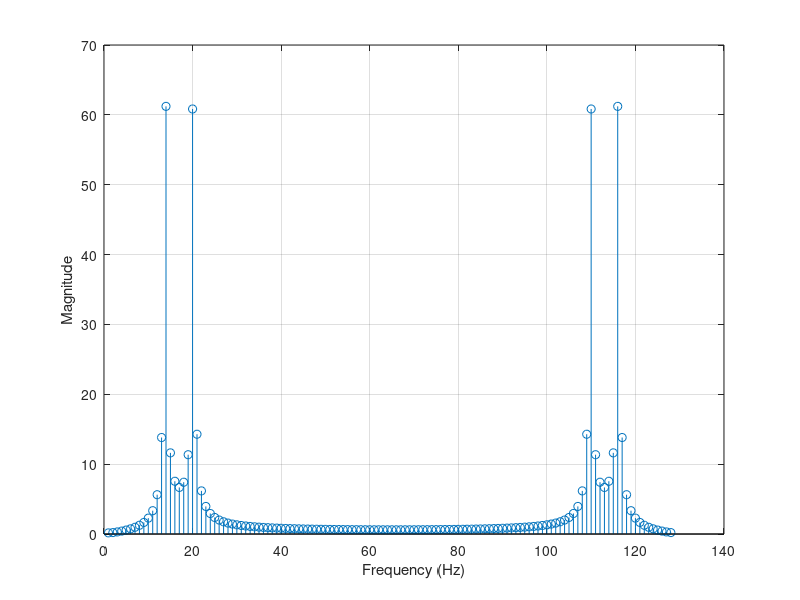
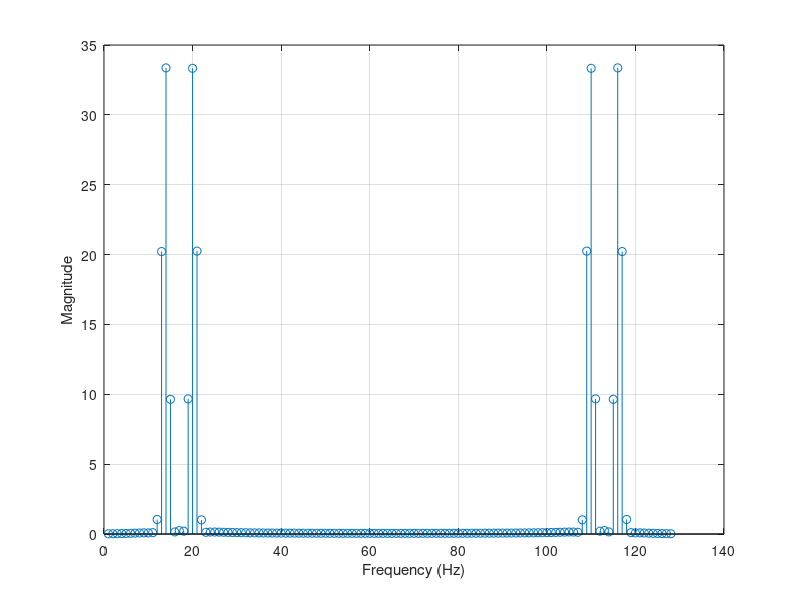
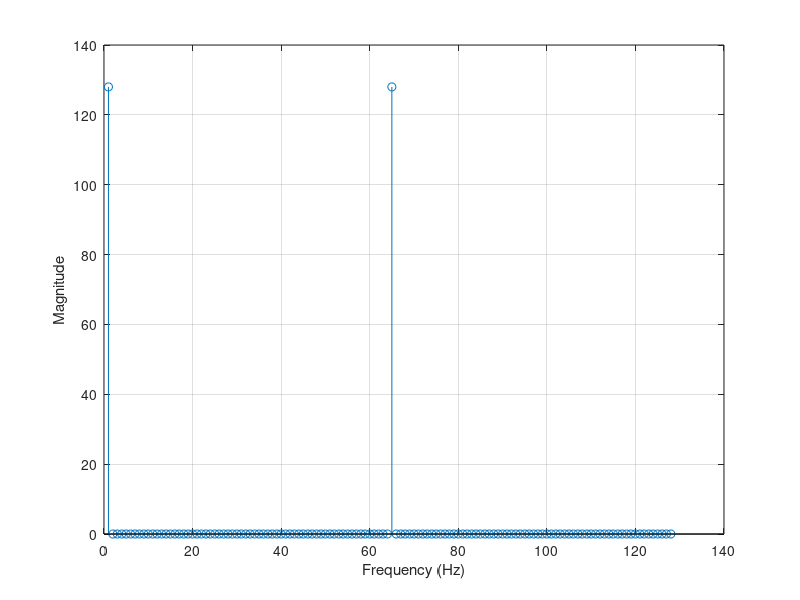

The MATLAB script that drew these images, in order:
clear; close all; clc;

N = 128;
n = 0:N-1;
w1 = 2*pi*0.1;
w2 = 2*pi*0.15;
x = cos(w1*n) + cos(w2*n);

%%

figure,
stem(abs(fft(x))),
xlabel('Frequency (Hz)'),
ylabel('Magnitude'),
grid on;

print -depsc ex5_1.eps

%%

window = hamming(N)';

y = x .* window;

figure,
stem(abs(fft(y))),
xlabel('Frequency (Hz)'),
ylabel('Magnitude'),
grid on;

print -depsc ex5_2.eps

%%

N = 128;
n = 0:N-1;
w1 = pi;
w2 = 2 * pi;
x = cos(w1*n) + cos(w2*n);

figure,
stem(abs(fft(x))),
xlabel('Frequency (Hz)'),
ylabel('Magnitude'),
grid on;

print -depsc ex5_3.eps
